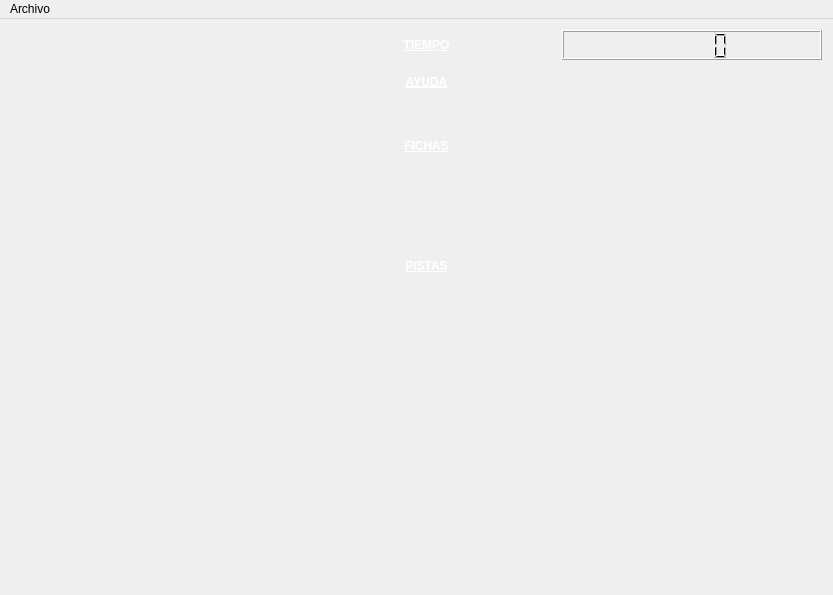
<?xml version="1.0" encoding="UTF-8"?>
<ui version="4.0">
 <class>Sudoku</class>
 <widget class="QMainWindow" name="Sudoku">
  <property name="windowModality">
   <enum>Qt::WindowModal</enum>
  </property>
  <property name="geometry">
   <rect>
    <x>0</x>
    <y>0</y>
    <width>833</width>
    <height>595</height>
   </rect>
  </property>
  <property name="windowTitle">
   <string>Sudoku</string>
  </property>
  <property name="windowIcon">
   <iconset resource="img.qrc">
    <normaloff>:/img/sudoku1.png</normaloff>:/img/sudoku1.png</iconset>
  </property>
  <widget class="QWidget" name="centralWidget">
   <layout class="QHBoxLayout" name="horizontalLayout">
    <item>
     <layout class="QGridLayout" name="gLTablero">
      <property name="sizeConstraint">
       <enum>QLayout::SetFixedSize</enum>
      </property>
      <property name="spacing">
       <number>1</number>
      </property>
     </layout>
    </item>
    <item>
     <spacer name="verticalSpacer">
      <property name="orientation">
       <enum>Qt::Vertical</enum>
      </property>
      <property name="sizeHint" stdset="0">
       <size>
        <width>20</width>
        <height>40</height>
       </size>
      </property>
     </spacer>
    </item>
    <item>
     <layout class="QGridLayout" name="gridLayout">
      <item row="8" column="0" rowspan="10" colspan="3">
       <layout class="QGridLayout" name="glPistas"/>
      </item>
      <item row="4" column="2">
       <widget class="QPushButton" name="pBf3">
        <property name="text">
         <string/>
        </property>
        <property name="icon">
         <iconset resource="img.qrc">
          <normaloff>:/img/3.png</normaloff>:/img/3.png</iconset>
        </property>
        <property name="iconSize">
         <size>
          <width>48</width>
          <height>48</height>
         </size>
        </property>
        <property name="checkable">
         <bool>false</bool>
        </property>
        <property name="flat">
         <bool>true</bool>
        </property>
       </widget>
      </item>
      <item row="5" column="0">
       <widget class="QPushButton" name="pBf4">
        <property name="text">
         <string/>
        </property>
        <property name="icon">
         <iconset resource="img.qrc">
          <normaloff>:/img/4.png</normaloff>:/img/4.png</iconset>
        </property>
        <property name="iconSize">
         <size>
          <width>48</width>
          <height>48</height>
         </size>
        </property>
        <property name="checkable">
         <bool>false</bool>
        </property>
        <property name="flat">
         <bool>true</bool>
        </property>
       </widget>
      </item>
      <item row="0" column="2">
       <widget class="QLCDNumber" name="contTiempo"/>
      </item>
      <item row="4" column="0">
       <widget class="QPushButton" name="pBf1">
        <property name="enabled">
         <bool>true</bool>
        </property>
        <property name="autoFillBackground">
         <bool>false</bool>
        </property>
        <property name="text">
         <string/>
        </property>
        <property name="icon">
         <iconset resource="img.qrc">
          <normaloff>:/img/1.png</normaloff>:/img/1.png</iconset>
        </property>
        <property name="iconSize">
         <size>
          <width>48</width>
          <height>48</height>
         </size>
        </property>
        <property name="checkable">
         <bool>false</bool>
        </property>
        <property name="flat">
         <bool>true</bool>
        </property>
       </widget>
      </item>
      <item row="4" column="1">
       <widget class="QPushButton" name="pBf2">
        <property name="text">
         <string/>
        </property>
        <property name="icon">
         <iconset resource="img.qrc">
          <normaloff>:/img/2.png</normaloff>:/img/2.png</iconset>
        </property>
        <property name="iconSize">
         <size>
          <width>48</width>
          <height>48</height>
         </size>
        </property>
        <property name="checkable">
         <bool>false</bool>
        </property>
        <property name="flat">
         <bool>true</bool>
        </property>
       </widget>
      </item>
      <item row="5" column="1">
       <widget class="QPushButton" name="pBf5">
        <property name="text">
         <string/>
        </property>
        <property name="icon">
         <iconset resource="img.qrc">
          <normaloff>:/img/5.png</normaloff>:/img/5.png</iconset>
        </property>
        <property name="iconSize">
         <size>
          <width>48</width>
          <height>48</height>
         </size>
        </property>
        <property name="checkable">
         <bool>false</bool>
        </property>
        <property name="flat">
         <bool>true</bool>
        </property>
       </widget>
      </item>
      <item row="5" column="2">
       <widget class="QPushButton" name="pBf6">
        <property name="text">
         <string/>
        </property>
        <property name="icon">
         <iconset resource="img.qrc">
          <normaloff>:/img/6.png</normaloff>:/img/6.png</iconset>
        </property>
        <property name="iconSize">
         <size>
          <width>48</width>
          <height>48</height>
         </size>
        </property>
        <property name="checkable">
         <bool>false</bool>
        </property>
        <property name="flat">
         <bool>true</bool>
        </property>
       </widget>
      </item>
      <item row="6" column="0">
       <widget class="QPushButton" name="pBf7">
        <property name="text">
         <string/>
        </property>
        <property name="icon">
         <iconset resource="img.qrc">
          <normaloff>:/img/7.png</normaloff>:/img/7.png</iconset>
        </property>
        <property name="iconSize">
         <size>
          <width>48</width>
          <height>48</height>
         </size>
        </property>
        <property name="checkable">
         <bool>false</bool>
        </property>
        <property name="flat">
         <bool>true</bool>
        </property>
       </widget>
      </item>
      <item row="6" column="1">
       <widget class="QPushButton" name="pBf8">
        <property name="text">
         <string/>
        </property>
        <property name="icon">
         <iconset resource="img.qrc">
          <normaloff>:/img/8.png</normaloff>:/img/8.png</iconset>
        </property>
        <property name="iconSize">
         <size>
          <width>48</width>
          <height>48</height>
         </size>
        </property>
        <property name="checkable">
         <bool>false</bool>
        </property>
        <property name="flat">
         <bool>true</bool>
        </property>
       </widget>
      </item>
      <item row="6" column="2">
       <widget class="QPushButton" name="pBf9">
        <property name="text">
         <string/>
        </property>
        <property name="icon">
         <iconset resource="img.qrc">
          <normaloff>:/img/9.png</normaloff>:/img/9.png</iconset>
        </property>
        <property name="iconSize">
         <size>
          <width>48</width>
          <height>48</height>
         </size>
        </property>
        <property name="checkable">
         <bool>false</bool>
        </property>
        <property name="flat">
         <bool>true</bool>
        </property>
       </widget>
      </item>
      <item row="2" column="1">
       <widget class="QPushButton" name="btHelp">
        <property name="text">
         <string/>
        </property>
        <property name="icon">
         <iconset resource="img.qrc">
          <normaloff>:/img/help.png</normaloff>:/img/help.png</iconset>
        </property>
        <property name="iconSize">
         <size>
          <width>60</width>
          <height>60</height>
         </size>
        </property>
        <property name="flat">
         <bool>true</bool>
        </property>
       </widget>
      </item>
      <item row="3" column="1">
       <widget class="QLabel" name="label_3">
        <property name="font">
         <font>
          <family>Arial</family>
          <weight>75</weight>
          <italic>false</italic>
          <bold>true</bold>
          <underline>true</underline>
          <strikeout>false</strikeout>
          <kerning>true</kerning>
         </font>
        </property>
        <property name="styleSheet">
         <string notr="true">color:white</string>
        </property>
        <property name="text">
         <string>FICHAS</string>
        </property>
        <property name="alignment">
         <set>Qt::AlignCenter</set>
        </property>
       </widget>
      </item>
      <item row="1" column="1">
       <widget class="QLabel" name="label">
        <property name="font">
         <font>
          <family>Arial</family>
          <weight>75</weight>
          <italic>false</italic>
          <bold>true</bold>
          <underline>true</underline>
          <strikeout>false</strikeout>
          <kerning>true</kerning>
         </font>
        </property>
        <property name="styleSheet">
         <string notr="true">color:white</string>
        </property>
        <property name="text">
         <string>AYUDA</string>
        </property>
        <property name="alignment">
         <set>Qt::AlignCenter</set>
        </property>
       </widget>
      </item>
      <item row="0" column="1">
       <widget class="QLabel" name="label_2">
        <property name="font">
         <font>
          <family>Arial</family>
          <weight>75</weight>
          <italic>false</italic>
          <bold>true</bold>
          <underline>true</underline>
          <strikeout>false</strikeout>
          <kerning>true</kerning>
         </font>
        </property>
        <property name="styleSheet">
         <string notr="true">color:white</string>
        </property>
        <property name="text">
         <string>TIEMPO</string>
        </property>
        <property name="alignment">
         <set>Qt::AlignCenter</set>
        </property>
       </widget>
      </item>
      <item row="7" column="1">
       <widget class="QLabel" name="label_4">
        <property name="font">
         <font>
          <family>Arial</family>
          <weight>75</weight>
          <italic>false</italic>
          <bold>true</bold>
          <underline>true</underline>
          <strikeout>false</strikeout>
          <kerning>true</kerning>
         </font>
        </property>
        <property name="styleSheet">
         <string notr="true">color:white</string>
        </property>
        <property name="text">
         <string>PISTAS</string>
        </property>
        <property name="alignment">
         <set>Qt::AlignCenter</set>
        </property>
       </widget>
      </item>
     </layout>
    </item>
   </layout>
  </widget>
  <widget class="QMenuBar" name="menuBar">
   <property name="geometry">
    <rect>
     <x>0</x>
     <y>0</y>
     <width>833</width>
     <height>21</height>
    </rect>
   </property>
   <widget class="QMenu" name="menuArchivo">
    <property name="title">
     <string>Archivo</string>
    </property>
    <addaction name="actionNuevo_Juego"/>
    <addaction name="actionGuardar"/>
    <addaction name="actionSalir"/>
   </widget>
   <addaction name="menuArchivo"/>
  </widget>
  <action name="actionNuevo_Juego">
   <property name="text">
    <string>Nuevo Juego</string>
   </property>
  </action>
  <action name="actionSalir">
   <property name="text">
    <string>Salir</string>
   </property>
  </action>
  <action name="actionMostrar_Solucion">
   <property name="text">
    <string>Mostrar Solucion</string>
   </property>
  </action>
  <action name="actionGuardar">
   <property name="text">
    <string>Guardar Partida</string>
   </property>
  </action>
 </widget>
 <layoutdefault spacing="6" margin="11"/>
 <resources>
  <include location="img.qrc"/>
 </resources>
 <connections/>
</ui>
